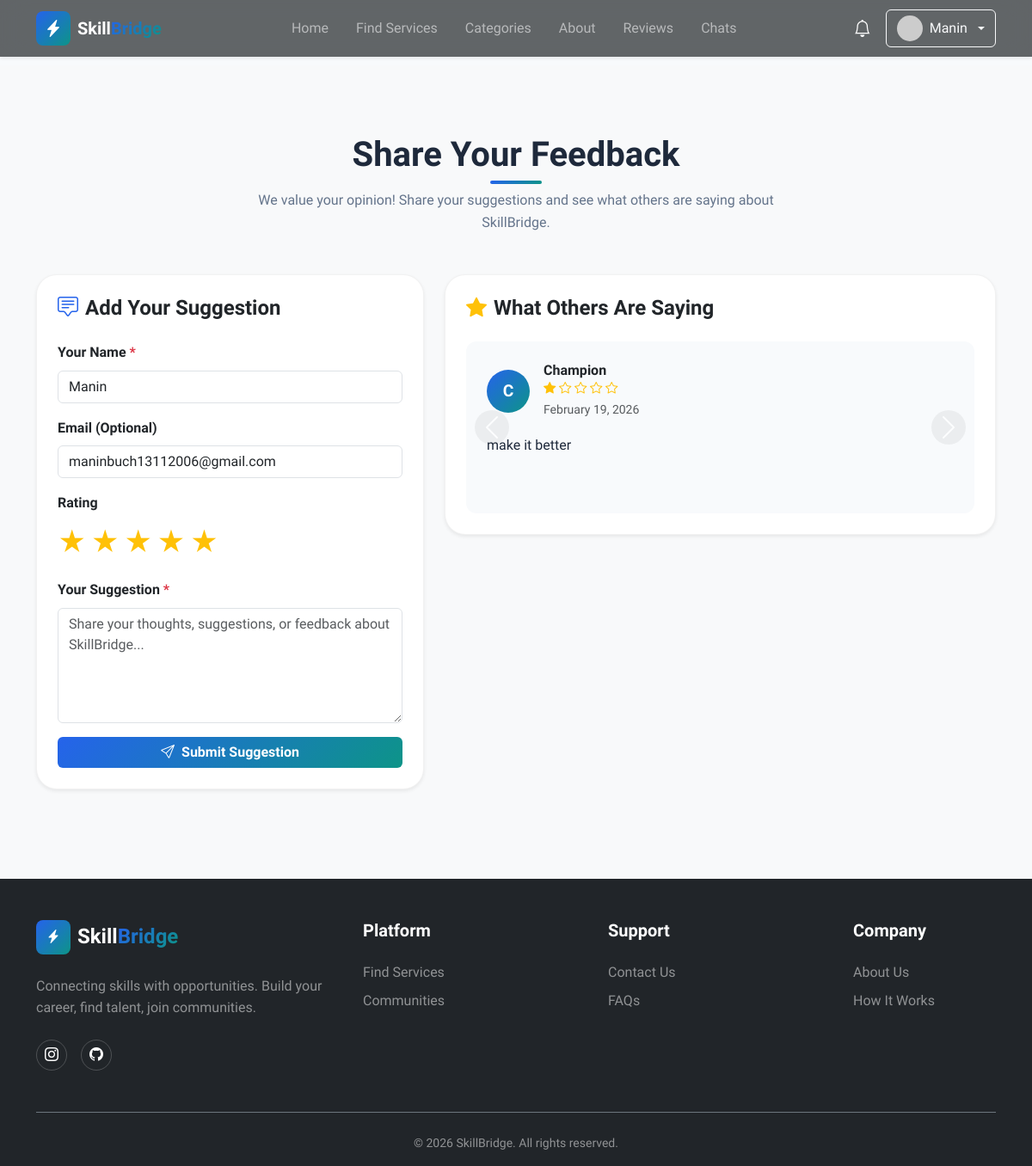
Page /reviews (signed in) on the committed database.
### models.py (models this page shows, shortened)
class User(UserMixin, db.Model):
    __tablename__ = 'users'
    id = db.Column(db.Integer, primary_key=True)
    username = db.Column(db.String(80), unique=True, nullable=False, index=True)
    email = db.Column(db.String(120), unique=True, nullable=False, index=True)
    password_hash = db.Column(db.String(255), nullable=False)
    user_type = db.Column(db.String(20), nullable=False, default='client')
    full_name = db.Column(db.String(100))
    bio = db.Column(db.Text)
    avatar_url = db.Column(db.String(255), default='default-avatar.png')
    phone = db.Column(db.String(20))
    is_active = db.Column(db.Boolean, default=True)
    is_verified = db.Column(db.Boolean, default=False)
    created_at = db.Column(db.DateTime, default=datetime.utcnow, nullable=False)
    updated_at = db.Column(db.DateTime, default=datetime.utcnow, onupdate=datetime.utcnow)
    services = db.relationship('Service', backref='provider', lazy='dynamic',
                              foreign_keys='Service.user_id')
    reviews = db.relationship('Review', backref='reviewer', lazy='dynamic',
                             foreign_keys='Review.user_id')
    orders_as_buyer = db.relationship('Order', backref='buyer', lazy='dynamic',
                                     foreign_keys='Order.buyer_id')
    orders_as_seller = db.relationship('Order', backref='seller', lazy='dynamic',
                                      foreign_keys='Order.seller_id')
    favorites = db.relationship('Favorite', backref='user', lazy='dynamic',
                               cascade='all, delete-orphan')
    notifications = db.relationship('Notification', backref='user', lazy='dynamic',
                                   cascade='all, delete-orphan')
    def is_admin(self):
        return self.user_type == 'admin'
    def get_unread_notifications_count(self):
        return self.notifications.filter_by(is_read=False).count()
    def get_recent_notifications(self, limit=5):
        return self.notifications.order_by(db.text('created_at desc')).limit(limit)
    def get_avatar_url(self):
        from flask import url_for
        if not self.avatar_url or self.avatar_url == 'default-avatar.png':
            return f"https://ui-avatars.com/api/?name={self.username}&background=random&color=fff&size=128"
        if self.avatar_url.startswith('http'):
            return self.avatar_url
        return url_for('static', filename='avatars/' + self.avatar_url)

class WebsiteReview(db.Model):
    __tablename__ = 'website_reviews'
    id = db.Column(db.Integer, primary_key=True)
    name = db.Column(db.String(100), nullable=False)
    email = db.Column(db.String(120))
    suggestion = db.Column(db.Text, nullable=False)
    rating = db.Column(db.Integer, default=5)  # 1-5 rating
    user_id = db.Column(db.Integer, db.ForeignKey('users.id'), nullable=True, index=True)
    is_approved = db.Column(db.Boolean, default=True)  # Auto-approve for now
    created_at = db.Column(db.DateTime, default=datetime.utcnow, nullable=False, index=True)

### routes.py (the view, shortened to what this page needs)
@main_bp.route('/reviews', methods=['GET', 'POST'])
def reviews():
    from models import WebsiteReview, db
    from flask import request, flash, redirect, url_for
    all_reviews = WebsiteReview.query.filter_by(is_approved=True)\
        .order_by(WebsiteReview.created_at.desc()).all()
    return render_template('reviews.html', reviews=all_reviews)

### templates/reviews.html (shortened to what this page needs)
{% extends 'base.html' %}
{% block content %}
<section class="section bg-light">
    <div class="container">
        <div class="text-center mb-5">
            <h2 class="section-title">Share Your Feedback</h2>
            <p class="section-subtitle">We value your opinion! Share your suggestions and see what others are saying about SkillBridge.</p>
        </div>
        <div class="row">
            <div class="col-lg-5 mb-4">
                <div class="card shadow-sm h-100">
                    <div class="card-body p-4">
                        <h4 class="fw-bold mb-4">
                            <i class="bi bi-chat-square-text text-primary me-2"></i>Add Your Suggestion
                        </h4>
                        <form method="POST" action="{{ url_for('main.reviews') }}">
                            <div class="mb-3">
                                <label for="name" class="form-label">Your Name <span class="text-danger">*</span></label>
                                <input type="text" class="form-control" id="name" name="name"
                                    value="{{ current_user.full_name or current_user.username if current_user.is_authenticated else '' }}"
                                    required>
                            </div>
                            <div class="mb-3">
                                <label for="email" class="form-label">Email (Optional)</label>
                                <input type="email" class="form-control" id="email" name="email"
                                    value="{{ current_user.email if current_user.is_authenticated else '' }}">
                            </div>
                            <div class="mb-3">
                                <label for="rating" class="form-label">Rating</label>
                                <div class="rating-input">
                                    <label for="star5" class="star-label">★</label>
                                    <label for="star4" class="star-label">★</label>
                                    <label for="star3" class="star-label">★</label>
                                    <label for="star2" class="star-label">★</label>
                                    <label for="star1" class="star-label">★</label>
                                </div>
                            </div>
                            <div class="mb-3">
                                <label for="suggestion" class="form-label">Your Suggestion <span class="text-danger">*</span></label>
                                <textarea class="form-control" id="suggestion" name="suggestion" rows="5"
                                    placeholder="Share your thoughts, suggestions, or feedback about SkillBridge..." required></textarea>
                            </div>
                            <button type="submit" class="btn btn-gradient-primary w-100">
                                <i class="bi bi-send me-2"></i>Submit Suggestion
                            </button>
                        </form>
                    </div>
                </div>
            </div>
            <div class="col-lg-7">
                <div class="card shadow-sm">
                    <div class="card-body p-4">
                        <h4 class="fw-bold mb-4">
                            <i class="bi bi-star-fill text-warning me-2"></i>What Others Are Saying
                        </h4>
                        {% if reviews %}
                        <div id="reviewsCarousel" class="carousel slide" data-bs-ride="carousel" data-bs-interval="5000">
                            <div class="carousel-inner">
                                {% for review in reviews %}
                                <div class="carousel-item {% if loop.first %}active{% endif %}">
                                    <div class="review-card p-4">
                                        <div class="d-flex align-items-center mb-3">
                                            <div class="reviewer-avatar me-3">
                                                <div class="avatar-circle">
                                                    {{ review.name[0].upper() }}
                                                </div>
                                            </div>
                                            <div>
                                                <h6 class="fw-bold mb-0">{{ review.name }}</h6>
                                                <div class="rating-stars">
                                                    {% for i in range(1, 6) %}
                                                    <i class="bi bi-star{% if i <= review.rating %}-fill{% endif %} text-warning"></i>
                                                    {% endfor %}
                                                </div>
                                                <small class="text-muted">{{ review.created_at.strftime('%B %d, %Y') }}</small>
                                            </div>
                                        </div>
                                        <p class="review-text mb-0">{{ review.suggestion }}</p>
                                    </div>
                                </div>
                                {% endfor %}
                            </div>
                            <button class="carousel-control-prev" type="button" data-bs-target="#reviewsCarousel" data-bs-slide="prev">
                                <span class="carousel-control-prev-icon" aria-hidden="true"></span>
                            </button>
                            <button class="carousel-control-next" type="button" data-bs-target="#reviewsCarousel" data-bs-slide="next">
                                <span class="carousel-control-next-icon" aria-hidden="true"></span>
                            </button>
                        </div>
                        {% else %}
                        <div class="text-center py-5">
                            <i class="bi bi-chat-square-text fs-1 text-muted mb-3 d-block"></i>
                            <p class="text-muted">No reviews yet. Be the first to share your feedback!</p>
                        </div>
                        {% endif %}
                    </div>
                </div>
            </div>
        </div>
    </div>
</section>
{% endblock %}

### templates/components/header.html (shortened to what this page needs)
<header class="navbar navbar-expand-lg navbar-dark fixed-top shadow-sm"
    style="background-color: rgba(33, 37, 41, 0.7) !important; backdrop-filter: blur(15px);">
    <div class="container">
        <a class="navbar-brand d-flex align-items-center" href="{{ url_for('main.index') }}">
            <div class="logo-icon gradient-primary rounded-3 p-2 me-2">
                <i class="bi bi-lightning-charge-fill text-white"></i>
            </div>
            <span class="fw-bold">Skill<span class="text-gradient">Bridge</span></span>
        </a>
        <div class="collapse navbar-collapse" id="navbarNav">
            <ul class="navbar-nav mx-auto">
                <li class="nav-item">
                    <a class="nav-link" href="{{ url_for('main.index') }}">Home</a>
                </li>
                <li class="nav-item">
                    <a class="nav-link" href="{{ url_for('service.browse') }}">Find Services</a>
                </li>
                <li class="nav-item">
                    <a class="nav-link" href="{{ url_for('main.index') }}#categories">Categories</a>
                </li>
                <li class="nav-item">
                    <a class="nav-link" href="{{ url_for('main.about') }}">About</a>
                </li>
                <li class="nav-item">
                    <a class="nav-link" href="{{ url_for('main.reviews') }}">Reviews</a>
                </li>
                {% if current_user.is_authenticated %}
                <li class="nav-item">
                    <a class="nav-link" href="{{ url_for('user.chats') }}">Chats</a>
                </li>
                {% endif %}
            </ul>
            <div class="d-flex align-items-center gap-3 mt-3 mt-lg-0">
                {% if current_user.is_authenticated %}
                <div class="dropdown">
                    <button class="btn btn-link text-white position-relative p-0" type="button"
                        data-bs-toggle="dropdown">
                        <i class="bi bi-bell fs-5"></i>
                    </button>
                </div>
                <div class="dropdown">
                    <button class="btn btn-outline-light dropdown-toggle d-flex align-items-center gap-2" type="button"
                        data-bs-toggle="dropdown">
                        <img src="{{ current_user.get_avatar_url() }}" alt="Avatar" class="rounded-circle" width="30"
                            height="30">
                        <span>{{ current_user.username }}</span>
                    </button>
                </div>
                {% else %}
                <a href="{{ url_for('auth.login') }}" class="btn btn-outline-light">Log In</a>
                <a href="{{ url_for('auth.register') }}" class="btn btn-gradient-primary">Get Started</a>
                {% endif %}
            </div>
        </div>
    </div>
</header>
<div style="height: 76px;" id="navbar-spacer"></div>

### rows in the picture
User: username "Manin", name "Manin", email "maninbuch13112006@gmail.com"
WebsiteReview: name "C", name "Champion", rating 1 (drawn), created_at "February 19, 2026", suggestion "make it better"
